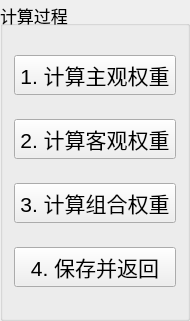
  <widget class="QGroupBox" name="groupBox_c">
   <property name="geometry">
    <rect>
     <x>10</x>
     <y>320</y>
     <width>190</width>
     <height>321</height>
    </rect>
   </property>
   <property name="minimumSize">
    <size>
     <width>190</width>
     <height>311</height>
    </size>
   </property>
   <property name="font">
    <font>
     <pointsize>13</pointsize>
    </font>
   </property>
   <property name="title">
    <string>计算过程</string>
   </property>
   <property name="alignment">
    <set>Qt::AlignBottom|Qt::AlignLeading|Qt::AlignLeft</set>
   </property>
   <property name="flat">
    <bool>false</bool>
   </property>
   <layout class="QVBoxLayout" name="verticalLayout">
    <item>
     <widget class="QPushButton" name="pushButton_s1">
      <property name="font">
       <font>
        <pointsize>16</pointsize>
       </font>
      </property>
      <property name="text">
       <string>1. 计算主观权重</string>
      </property>
     </widget>
    </item>
    <item>
     <widget class="QPushButton" name="pushButton_s2">
      <property name="font">
       <font>
        <pointsize>16</pointsize>
       </font>
      </property>
      <property name="text">
       <string>2. 计算客观权重</string>
      </property>
     </widget>
    </item>
    <item>
     <widget class="QPushButton" name="pushButton_s3">
      <property name="font">
       <font>
        <pointsize>16</pointsize>
       </font>
      </property>
      <property name="text">
       <string>3. 计算组合权重</string>
      </property>
     </widget>
    </item>
    <item>
     <widget class="QPushButton" name="pushButton_s4">
      <property name="font">
       <font>
        <pointsize>16</pointsize>
       </font>
      </property>
      <property name="text">
       <string>4. 保存并返回</string>
      </property>
     </widget>
    </item>
   </layout>
  </widget>
